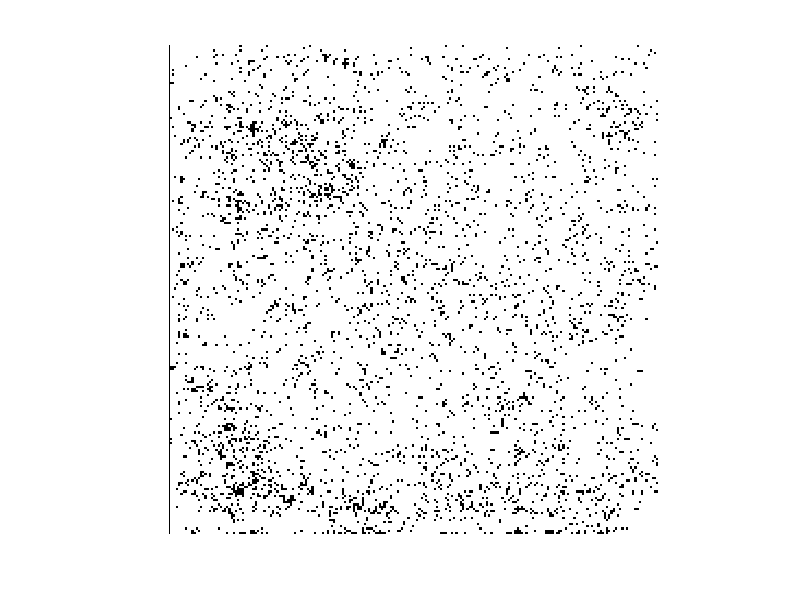
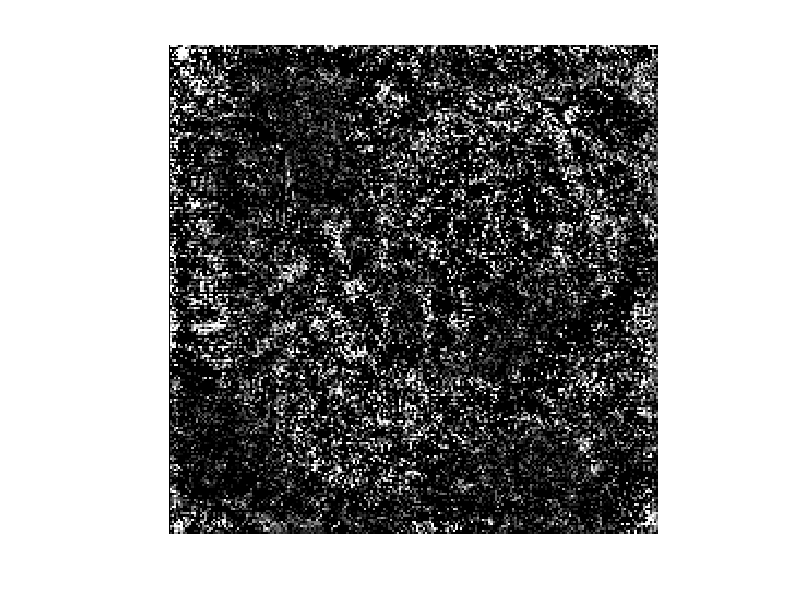
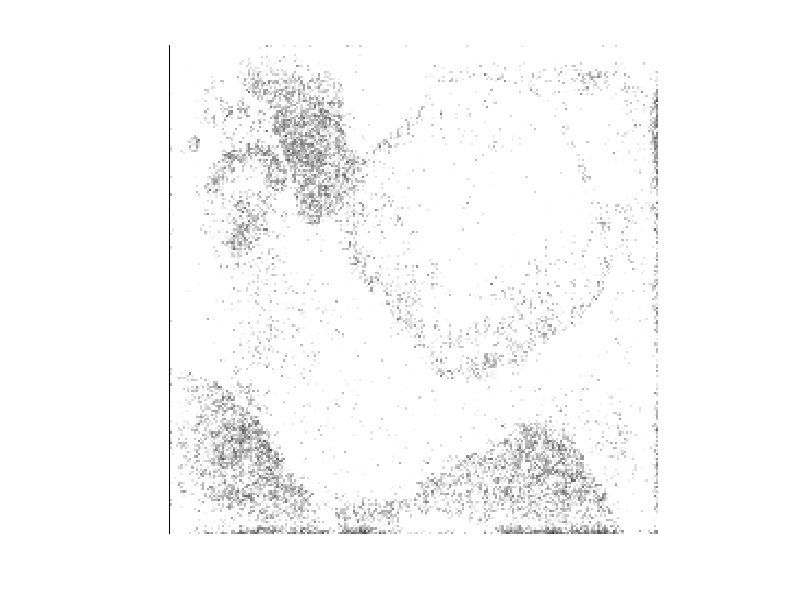

Recreate these plots in MATLAB, in order.
clear all
s = load('Saliency_magnitude_true.txt');
q = load('Saliency_magnitude_false.txt');

a = s/255;
b = q/255;

d = round(s+q);

imshow(d)
figure
imshow(q)
figure
imshow(s)

